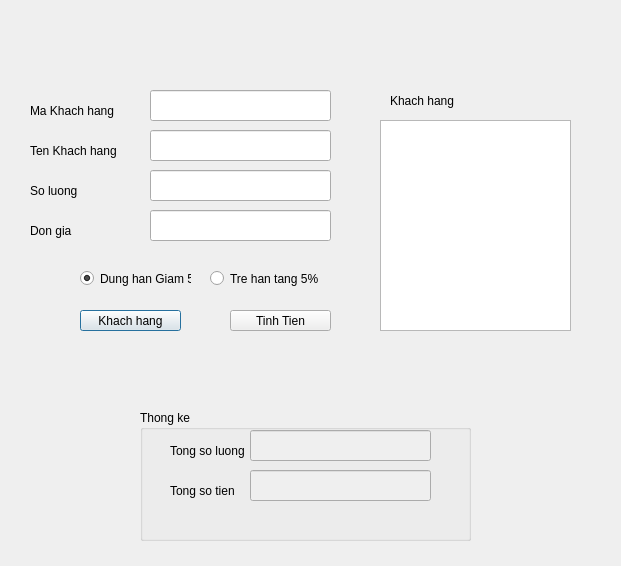
<?xml version="1.0" encoding="UTF-8"?>
<ui version="4.0">
 <class>Dialog</class>
 <widget class="QDialog" name="Dialog">
  <property name="geometry">
   <rect>
    <x>0</x>
    <y>0</y>
    <width>621</width>
    <height>566</height>
   </rect>
  </property>
  <property name="windowTitle">
   <string>Dialog</string>
  </property>
  <widget class="QLineEdit" name="lineEdit">
   <property name="geometry">
    <rect>
     <x>150</x>
     <y>90</y>
     <width>181</width>
     <height>31</height>
    </rect>
   </property>
  </widget>
  <widget class="QLineEdit" name="lineEdit_2">
   <property name="geometry">
    <rect>
     <x>150</x>
     <y>130</y>
     <width>181</width>
     <height>31</height>
    </rect>
   </property>
  </widget>
  <widget class="QLineEdit" name="lineEdit_3">
   <property name="geometry">
    <rect>
     <x>150</x>
     <y>170</y>
     <width>181</width>
     <height>31</height>
    </rect>
   </property>
  </widget>
  <widget class="QLineEdit" name="lineEdit_4">
   <property name="geometry">
    <rect>
     <x>150</x>
     <y>210</y>
     <width>181</width>
     <height>31</height>
    </rect>
   </property>
  </widget>
  <widget class="QLabel" name="label">
   <property name="geometry">
    <rect>
     <x>30</x>
     <y>100</y>
     <width>101</width>
     <height>21</height>
    </rect>
   </property>
   <property name="text">
    <string>Ma Khach hang</string>
   </property>
  </widget>
  <widget class="QLabel" name="label_2">
   <property name="geometry">
    <rect>
     <x>30</x>
     <y>140</y>
     <width>101</width>
     <height>21</height>
    </rect>
   </property>
   <property name="text">
    <string>Ten Khach hang</string>
   </property>
  </widget>
  <widget class="QLabel" name="label_3">
   <property name="geometry">
    <rect>
     <x>30</x>
     <y>180</y>
     <width>101</width>
     <height>21</height>
    </rect>
   </property>
   <property name="text">
    <string>So luong</string>
   </property>
  </widget>
  <widget class="QLabel" name="label_4">
   <property name="geometry">
    <rect>
     <x>30</x>
     <y>220</y>
     <width>101</width>
     <height>21</height>
    </rect>
   </property>
   <property name="text">
    <string>Don gia</string>
   </property>
  </widget>
  <widget class="QPushButton" name="pushButton">
   <property name="geometry">
    <rect>
     <x>80</x>
     <y>310</y>
     <width>101</width>
     <height>21</height>
    </rect>
   </property>
   <property name="text">
    <string>Khach hang</string>
   </property>
  </widget>
  <widget class="QPushButton" name="pushButton_2">
   <property name="geometry">
    <rect>
     <x>230</x>
     <y>310</y>
     <width>101</width>
     <height>21</height>
    </rect>
   </property>
   <property name="text">
    <string>Tinh Tien</string>
   </property>
  </widget>
  <widget class="QRadioButton" name="radioButton">
   <property name="geometry">
    <rect>
     <x>80</x>
     <y>270</y>
     <width>111</width>
     <height>17</height>
    </rect>
   </property>
   <property name="text">
    <string>Dung han Giam 5%</string>
   </property>
   <property name="checked">
    <bool>true</bool>
   </property>
  </widget>
  <widget class="QRadioButton" name="radioButton_2">
   <property name="geometry">
    <rect>
     <x>210</x>
     <y>270</y>
     <width>121</width>
     <height>17</height>
    </rect>
   </property>
   <property name="text">
    <string>Tre han tang 5%</string>
   </property>
  </widget>
  <widget class="QLabel" name="label_5">
   <property name="geometry">
    <rect>
     <x>390</x>
     <y>90</y>
     <width>101</width>
     <height>21</height>
    </rect>
   </property>
   <property name="text">
    <string>Khach hang</string>
   </property>
  </widget>
  <widget class="QListWidget" name="listWidget">
   <property name="geometry">
    <rect>
     <x>380</x>
     <y>120</y>
     <width>191</width>
     <height>211</height>
    </rect>
   </property>
  </widget>
  <widget class="QGroupBox" name="groupBox">
   <property name="geometry">
    <rect>
     <x>140</x>
     <y>410</y>
     <width>331</width>
     <height>131</height>
    </rect>
   </property>
   <property name="title">
    <string>Thong ke</string>
   </property>
   <widget class="QLabel" name="label_6">
    <property name="geometry">
     <rect>
      <x>30</x>
      <y>70</y>
      <width>101</width>
      <height>21</height>
     </rect>
    </property>
    <property name="text">
     <string>Tong so tien</string>
    </property>
   </widget>
   <widget class="QLabel" name="label_7">
    <property name="geometry">
     <rect>
      <x>30</x>
      <y>30</y>
      <width>101</width>
      <height>21</height>
     </rect>
    </property>
    <property name="text">
     <string>Tong so luong</string>
    </property>
   </widget>
   <widget class="QLineEdit" name="lineEdit_5">
    <property name="enabled">
     <bool>false</bool>
    </property>
    <property name="geometry">
     <rect>
      <x>110</x>
      <y>60</y>
      <width>181</width>
      <height>31</height>
     </rect>
    </property>
   </widget>
   <widget class="QLineEdit" name="lineEdit_6">
    <property name="enabled">
     <bool>false</bool>
    </property>
    <property name="geometry">
     <rect>
      <x>110</x>
      <y>20</y>
      <width>181</width>
      <height>31</height>
     </rect>
    </property>
   </widget>
  </widget>
 </widget>
 <resources/>
 <connections/>
</ui>
